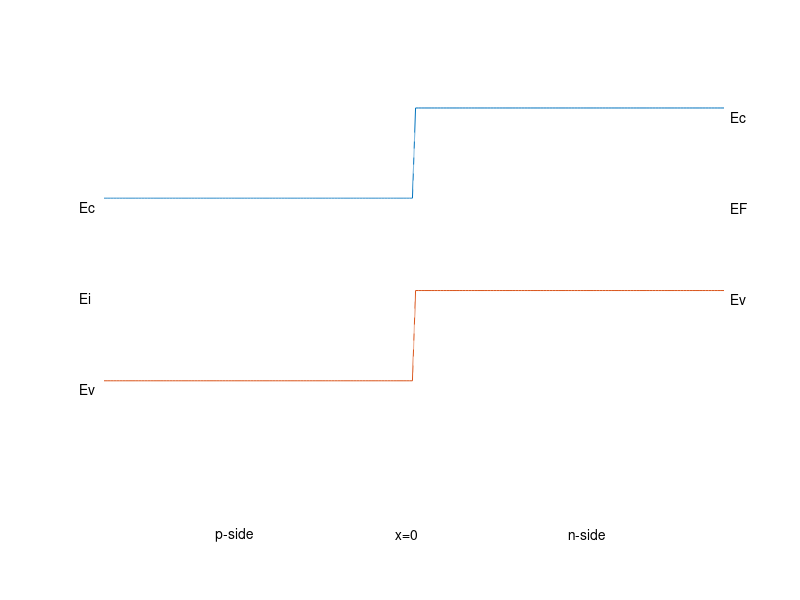

The MATLAB script that drew this image:
% Equilibrium Energy Band Diagram Generator
%(Si, 300K, nondegenerately doped step junction)

%Constants
T=300;        % Temperature in Kelvin
k=8.617e-5;   % Boltzmann constant (eV/K)
e0=8.85e-14;  % permittivity of free space (F/cm)
q=1.602e-19;  % charge on an electron (coul)
KS=11.8;      % Dielectric constant of Si at 300K
ni=1.0e10;    % intrinsic carrier conc. in Silicon at 300K (cm^-3)
EG=1.12;      % Silicon band gap (eV)

%Control constants
xleft = -3.5e-4;   % Leftmost x position
xright = -xleft;   % Rightmost x position
NA=input ('Please enter p-side doping (cm^-3), NA = ');
ND=input ('Please enter n-side doping (cm^-3), ND = ');

%Computations
Vbi=k*T*log((NA*ND)/ni^2);
xN=sqrt(2*KS*e0/q*NA*Vbi/(ND*(NA+ND)));    % Depletion width n-side
xP=sqrt(2*KS*e0/q*ND*Vbi/(NA*(NA+ND)));    % Depletion width p-side
x = linspace(xleft, xright, 200);
Vx1=(Vbi-q*ND.*(xN-x).^2/(2*KS*e0).*(x<=xN)).*(x>=0); 
Vx2=0.5*q*NA.*(xP+x).^2/(KS*e0).*( x>=-xP & x<0 );
Vx=Vx1+Vx2;     % V as a function of x
VMAX = 3;                        % Maximium Plot Voltage
EF=Vx(1)+VMAX/2-k*T*log(NA/ni);  % Fermi level

%Plot Diagram
close
plot ( x, -Vx+EG/2+VMAX/2);
axis ([xleft xright 0 VMAX]);
axis ('off');  hold on
plot ( x, -Vx-EG/2+VMAX/2);
plot ( x, -Vx+VMAX/2,'w:');
plot ( [xleft xright], [ EF EF ], 'w' );
plot ( [ 0 0 ], [ 0.15 VMAX-0.5 ], 'w--' );
text(xleft*1.08,(-Vx(1)+EG/2+VMAX/2-.05),'Ec');
text(xright*1.02,(-Vx(200)+EG/2+VMAX/2-.05),'Ec');
text(xleft*1.08,(-Vx(1)-EG/2+VMAX/2-.05),'Ev');
text(xright*1.02,(-Vx(200)-EG/2+VMAX/2-.05),'Ev');
text(xleft*1.08,(-Vx(1)+VMAX/2-.05),'Ei');
text(xright*1.02, EF-.05,'EF');
set(gca,'DefaultTextUnits','normalized')
text(.18, 0,'p-side');
text ( .47, 0, 'x=0');
text(.75, 0,'n-side');
set(gca,'DefaultTextUnits','data')
hold off



